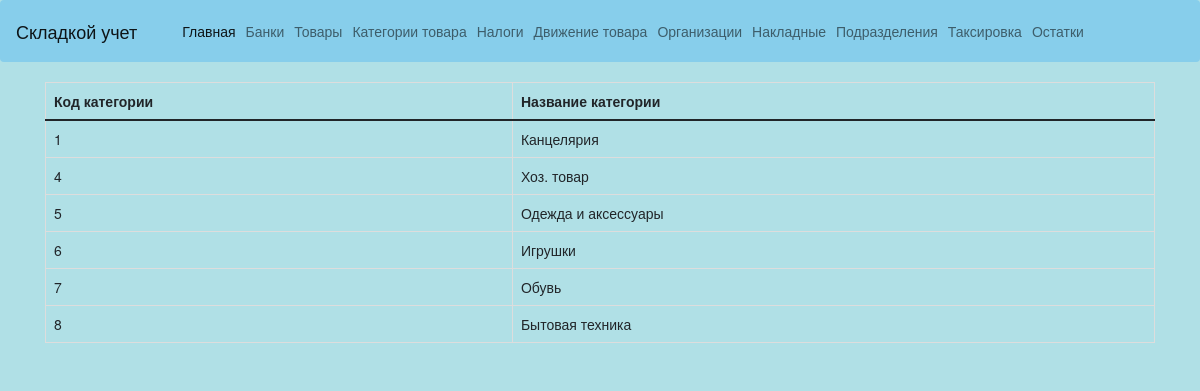
The page /createkategory on the database its author committed.
### WebProjectApplication/models.py (models this page shows, shortened)
class Kategoriitovara(models.Model):
    namekategorii = models.CharField(max_length=20)
    class Meta:
        verbose_name = 'Категория товара'
        verbose_name_plural = 'Категории товара'

### WebProjectApplication/views.py (the view)
# urls.py: path('createkategory', views.createkategory, name='createkategory'),
def createkategory(request):
    Kategorys = Kategoriitovara.objects.all()
    if request.method == 'GET':
        form = KategoryForm()
    elif request.method == 'POST':
        form = KategoryForm(request.POST)
        if form.is_valid():
            form.save()
            return HttpResponseRedirect('/createkategory')
    return render(request, 'WebProjectApplication/createkategory.html', {'form': form, 'Kategorys': Kategorys})

### templates/WebProjectApplication/createkategory.html (shortened to what this page needs)
{% extends 'layout.html' %}
{% block content %}
{% load static %}
<table class="table table-bordered">
  <thead>
    <tr>
      <th scope="col">Код категории</th>
      <th scope="col">Название категории</th>
    </tr>
  </thead>
  <tbody>
   {% for newKategory in Kategorys %}
    <tr>
    <td>{{ newKategory.id }} </td>
    <td>{{ newKategory.namekategorii }}</td>
    </tr>
    {% endfor %}
  </tbody>
</table>
{% endblock %}

### rows shown on the page
Kategoriitovara: id "1", namekategorii "Канцелярия"
Kategoriitovara: id "4", namekategorii "Хоз. товар"
Kategoriitovara: id "5", namekategorii "Одежда и аксессуары"
Kategoriitovara: id "6", namekategorii "Игрушки"
Kategoriitovara: id "7", namekategorii "Обувь"
Kategoriitovara: id "8", namekategorii "Бытовая техника"
